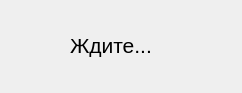
<?xml version="1.0" encoding="UTF-8"?>
<ui version="4.0">
 <class>Dialog</class>
 <widget class="QDialog" name="Dialog">
  <property name="geometry">
   <rect>
    <x>0</x>
    <y>0</y>
    <width>242</width>
    <height>93</height>
   </rect>
  </property>
  <property name="windowTitle">
   <string>Wait</string>
  </property>
  <widget class="QLabel" name="label">
   <property name="geometry">
    <rect>
     <x>70</x>
     <y>30</y>
     <width>151</width>
     <height>31</height>
    </rect>
   </property>
   <property name="font">
    <font>
     <pointsize>16</pointsize>
    </font>
   </property>
   <property name="text">
    <string>Ждите...</string>
   </property>
  </widget>
 </widget>
 <resources/>
 <connections/>
</ui>
